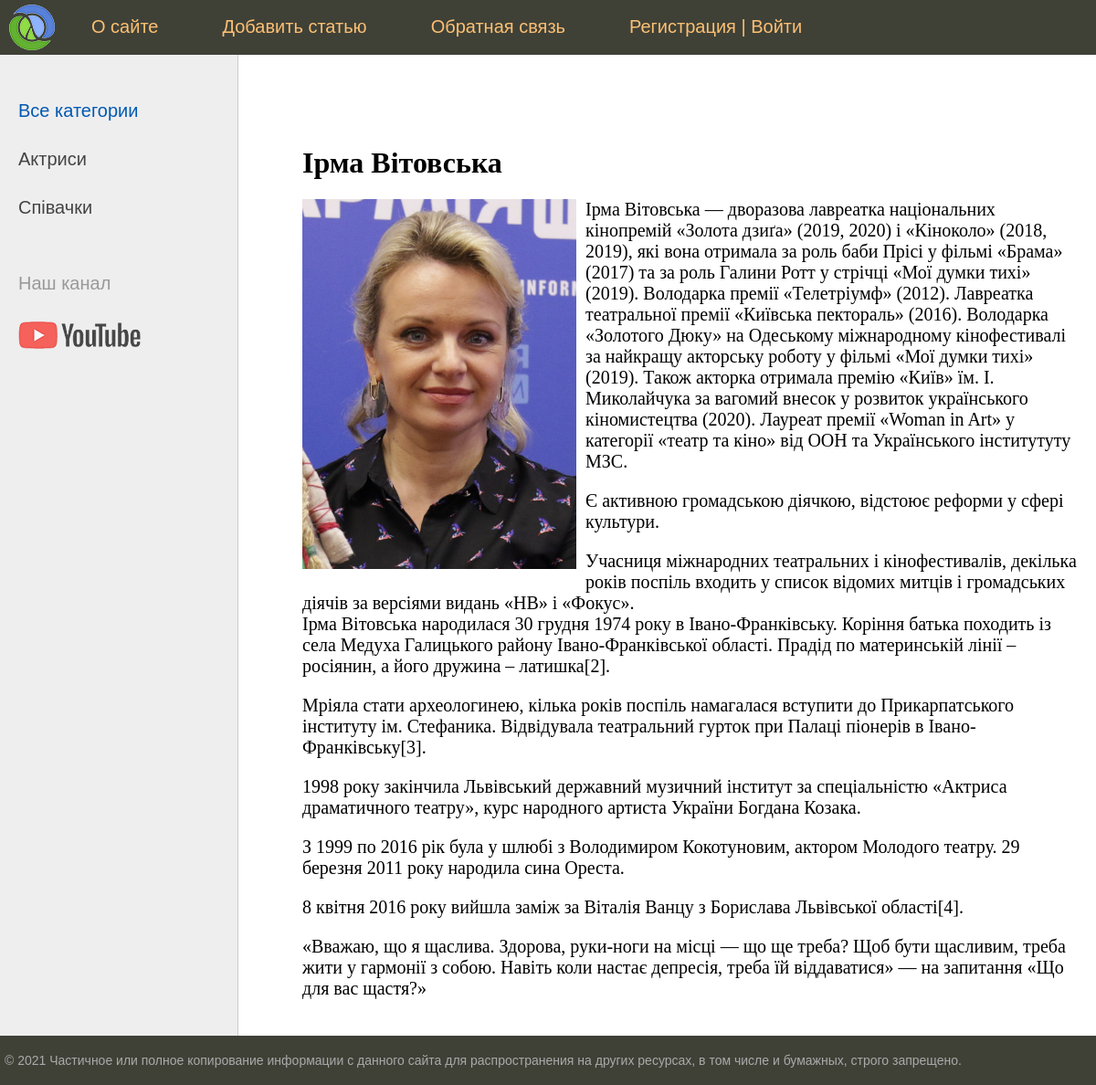
Screenshot of /post/irma-vitovska/ with the database file from the repository.
### women/models.py (models this page shows, shortened)
class Category(models.Model):
    name = models.CharField(max_length=100, db_index=True, verbose_name = 'Категорія')
    slug = models.SlugField(max_length=255, unique=True, db_index=True, verbose_name="URL")
    def get_absolute_url(self):
        return reverse('category', kwargs={'cat_slug': self.slug})
    class Meta:
        verbose_name = 'Категорію'
        verbose_name_plural = 'Категорія'
        ordering = ['id']

class Women(models.Model):
    title = models.CharField(max_length=255, verbose_name = 'Заголовок')
    slug = models.SlugField(max_length=255, unique=True, db_index=True, verbose_name="URL")
    content = models.TextField(blank=True, verbose_name = 'Текст статті')
    photo = models.ImageField(upload_to="photos/%Y/%m/%d/", verbose_name = 'Фото')
    time_create = models.DateTimeField(auto_now_add=True, verbose_name = 'Час створення')
    time_update = models.DateTimeField(auto_now_add=True, verbose_name = 'Час оновлення')
    is_published = models.BooleanField(default=True, verbose_name = 'Публікація')
    '''Добовляем новый ключ который хависит от таблицы Category
    #первый парамент указывает таблицу куда обращатся
    #on_delete=models.PROTECT что делать в таблице если первичною таблицу удалили
    #запрещает удаление елементов с родительськой таблицы если его используют'''
    cat = models.ForeignKey('Category', on_delete=models.PROTECT,  verbose_name='Категорії')
    def __str__(self):
        return self.title
    class Meta:
        verbose_name = 'Відомі жінки'
        verbose_name_plural = 'Відомі жінки'
        ordering = ['time_create', 'title']

### women/views.py (the view)
# urls.py: path("post/<slug:post_slug>/", ShowPost.as_view(), name='post'),
class ShowPost(DataMixin, DetailView):
    model = Women
    template_name = "women/post.html"
    slug_url_kwarg = 'post_slug'
    context_object_name = 'post'
    def get_context_data(self, *, object_list=None, **kwargs):
        context = super().get_context_data(**kwargs)
        c_def = self.get_user_context(title=context['post'])
        return dict(list(context.items()) + list(c_def.items()))

### women/templatetags/women_tags.py (called while the page is built)
@register.simple_tag(name = 'getmenu')
def get_menu():
    return menu

@register.inclusion_tag('women/list_menu.html')
def show_menu():
    return {"menu": menu}

### women/utils.py (called while the page is built)
    def get_user_context(self, **kwargs):
        context = kwargs
        cats = cache.get('cats')
        if not cats:
            cats = Category.objects.annotate(Count('women'))
            cache.set('cats', cats, 60)
        user_menu = menu.copy()
        if not self.request.user.is_authenticated:
            user_menu.pop(1)
        context['menu'] = user_menu
        context['cats'] = cats
        if 'cat_selected' not in context:
            context['cat_selected'] = 0
        return context

### women/templates/women/post.html
{% extends 'women/base.html' %}
{% block content %}
<h1>{{post.title}}</h1>
{% if post.photo %}
<p><img class="img-article-left" src="{{post.photo.url}}"></p>
{% endif %}
{{post.content|linebreaks}}
{% endblock %}

### women/templates/women/base.html (shortened to what this page needs)
{% load static %}
{% load women_tags %}
<!DOCTYPE html >
<html>
<head>
	<link type="text/css" href="{% static 'women/css/styles.css' %}" rel="stylesheet" />
</head>
<body>
	<table class="table-page" border=0 cellpadding="0" cellspacing="0">
		<tr>
			<td valign=top>
				{% block mainmenu %}
					<div class="header">
						<ul id="mainmenu" class="mainmenu">
							<li class="logo">
								<a href="{% url 'home' %}">
								<div class="logo"></div>
								</a>
							</li>
							{% getmenu as tegmenu %}
							{% show_menu %}
							{% if request.user.is_authenticated %}
								<li class="last"> {{ user.username }} | <a href="{% url 'logout' %}">Выйти</a></li>
							{% else %}
								<li><a href="{% url 'register' %}">Регистрация</a> | <a href="{% url 'login' %}">Войти</a></li>
							{% endif %}
						</ul>
					</div>
				{% endblock mainmenu %}
				<table class="table-content" border=0 cellpadding="0" cellspacing="0">
					<tr>
						<td valign="top" class="left-chapters">
							<ul id="leftchapters">
								{% if cat_selected == 0 %}
									<li class="selected">Все категории</li>
								{% else %}
									<li><a href="{% url 'home' %}">Все категории</a></li>
								{% endif %}
								{% for c in cats %}
									{% if c.women__count > 0 %}
										{% if c.pk == cat_selected %}
											<li class="selected">{{c.name}}</li>
										{% else %}
											<li><a href="{{ c.get_absolute_url}}">{{c.name}}</a></li>
										{% endif %}
									{% endif %}
								{% endfor %}
								<li class="share">
									<p>Наш канал</p>
									<a class="share-yt" href="https://www.youtube.com/channel/UClJzWfGWuGJL2t-3dYKcHTA/playlists" target="_blank" rel="nofollow"></a>
								</li>
							</ul>
						</td>
						<td valign="top" class="content">
							<div class="content-text">
								{% block content %}
								{% endblock %}
							</div>
						</td>
					</tr>
				</table>
			</td>
		</tr>
		<tr>
			<td valign=top>
				<div id="footer">
					<p>&copy; 2021 Частичное или полное копирование информации с данного сайта для распространения на других ресурсах, в том числе и бумажных, строго запрещено.</p>
				</div>
			</td>
		</tr>
</table>
</body>
</html>

### women/static/women/css/styles.css (style rules this page uses)
html, body { font-family: 'Arial'; margin: 0; padding: 0; height: 100%; width: 100%; color: #444; }
a { color: #0059b2; text-decoration: none; }
img { max-width: 600px; height: auto; }
img.img-article-left { max-width: 300px; height: auto; float: left; padding: 0 10px 10px 0; }
.table-page { width: 100%; height: 100%; vertical-align: top; }
.table-page tr { height: 100%; }
.header { background: #3F4137; height: 60px; }
.logo { background: url('../images/logo.png') no-repeat 10px 5px; width: 70px; height: 60px; }
ul.mainmenu { list-style: none; margin: 0; padding: 0; height: 60px; color: #fdc073; font-size: 20px; overflow: hidden; }
ul.mainmenu li { float: left; margin: 18px 40px 0 30px; }
ul.mainmenu li.logo { margin: 0; }
ul.mainmenu li a { color: #fdc073; text-decoration: none; }
.table-content { width: 100%; min-height: 100%; height: 100%; }
.left-chapters { margin: 0; background: #eee; border-right: 1px solid #ccc; min-height: 100%; }
.left-chapters ul { width: 230px; min-height: 100%; margin: 0; padding: 20px 10px 10px 20px; list-style: none; font-size: 20px; }
.left-chapters ul li { margin: 30px 0 0 0; color: #999; }
.left-chapters ul li.selected { color: #0059b2; }
.left-chapters ul li a { color: #444; text-decoration: none; }
.left-chapters ul li.share { margin: 60px 0 0 0; }
.left-chapters ul li.share p { margin: 30px 0 30px 0; }
.left-chapters ul li.share a { display: inline-block; width: 40px; height: 40px; margin: 0 20px 0 0; }
.left-chapters ul li.share a.share-yt { width: 100%; height: 30px; background: url('../images/share_yt.png') no-repeat 0 0 }
.content { padding: 40px 20px 20px 40px; width: 100%; box-sizing: border-box; }
.content-text { margin: 60px 0 0 30px; color: #000; font-size: 20px; font-family: Yandex Sans Display Light; }
.content-text h1 { font-size: 32px; }
#footer { box-sizing: border-box; background: #3F4137; padding: 5px; color: #aaa; font-size: 14px; font-family: Verdana, Geneva, Arial, Helvetica; text-align: left; overflow: hidden; }

### rows the page displays
Category: name "Актриси"
Category: name "Співачки"
Women: title "Ірма Вітовська", photo (picture), content "Ірма Вітовська — дворазова лавреатка національних кінопремій «Золота дзиґа» (2019, 2020) і «Кіноколо» (2018, 2019), які вона отримала за роль баби Прісі у фільмі «Брама» (2017) та за роль Галини Ротт у стрічці «Мої думки тихі» (2019). Володарка премії «Телетріумф» (2012). Лавреатка театральної премії «Київська пектораль» (2016). Володарка «Золотого Дюку» на Одеському міжнародному кінофестивалі за найкращу акторську роботу у фільмі «Мої думки тихі» (2019). Також акторка отримала премію «Київ» їм. І. Миколайчука за вагомий внесок у розвиток українського кіномистецтва (2020). Лауреат премії «Woman in Art» у категорії «театр та кіно» від ООН та Українського інститутуту МЗС. Є активною…"

### other values shown
{{ m.title }} "О сайте" "Добавить статью" "Обратная связь"
